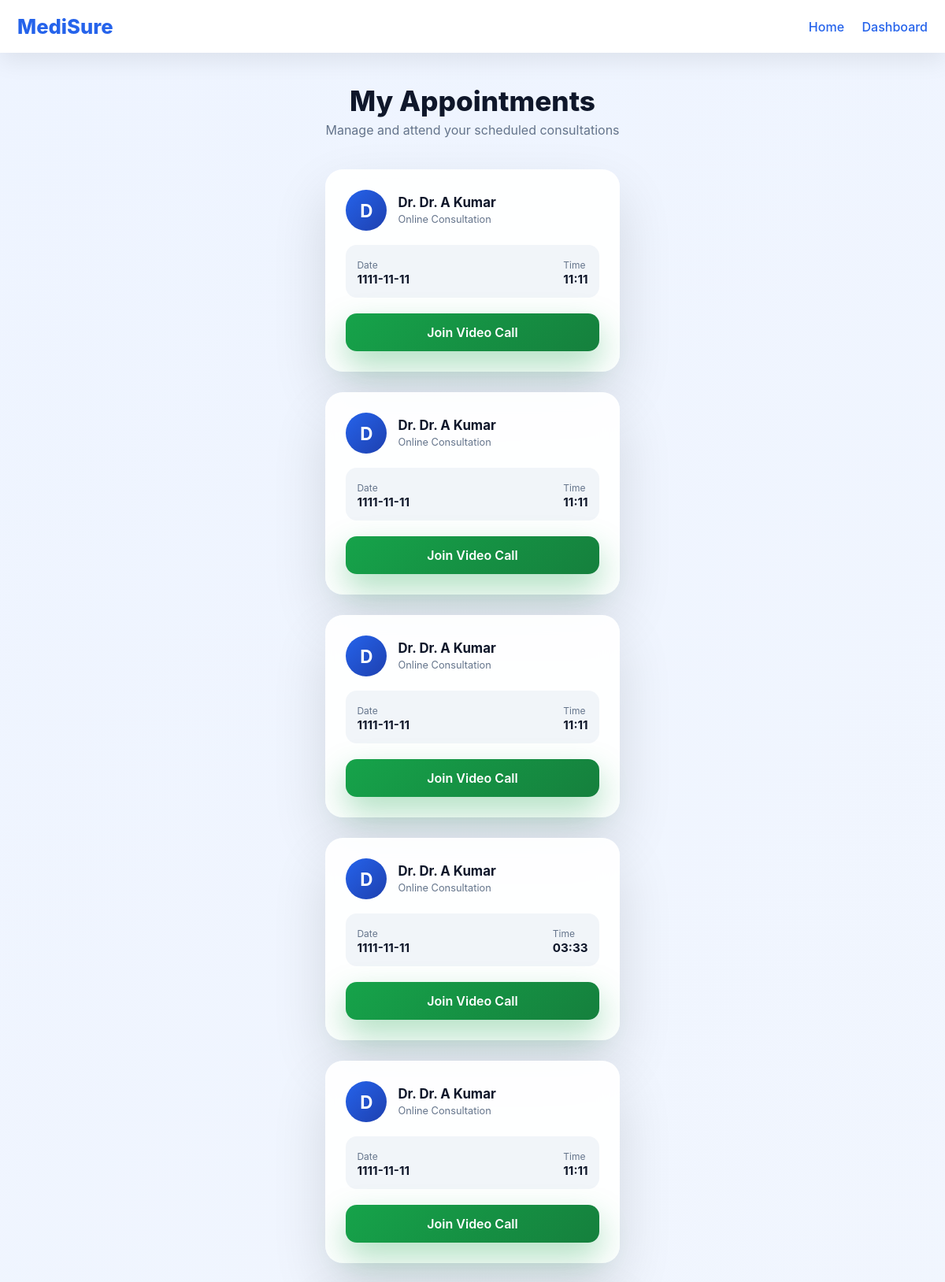
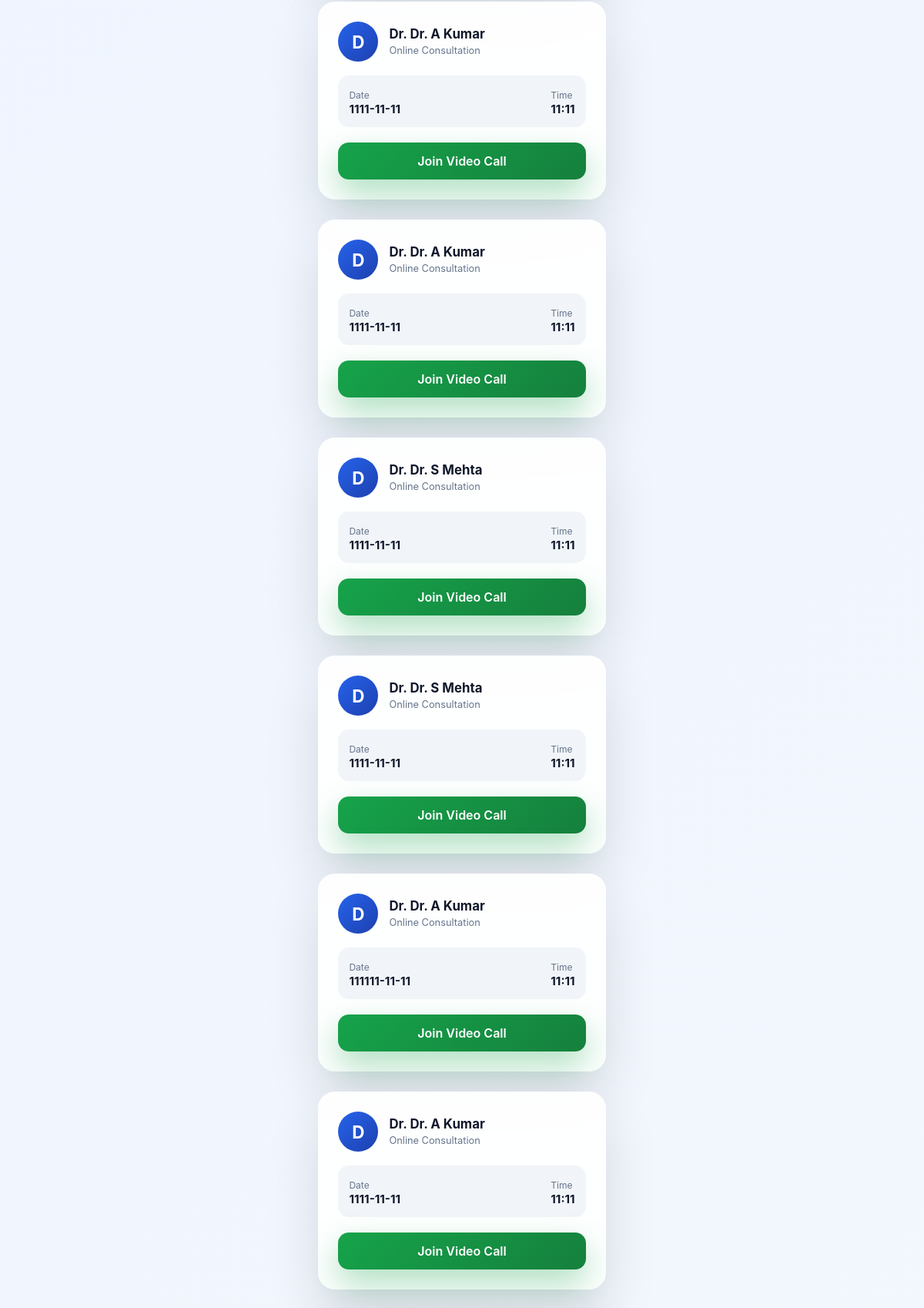
The page /my-appointments (signed in, upper part) on the database its author committed (2 pictures, top to bottom).
### tables this page shows
CREATE TABLE appointments (
    id INTEGER PRIMARY KEY AUTOINCREMENT,
    user_id INTEGER NOT NULL,
    doctor_id INTEGER NOT NULL,
    appointment_date TEXT NOT NULL,
    appointment_time TEXT NOT NULL,
    status TEXT DEFAULT 'Booked'
, zoom_link TEXT);

CREATE TABLE doctors (
    id INTEGER PRIMARY KEY AUTOINCREMENT,
    name TEXT NOT NULL,
    specialization TEXT NOT NULL,
    email TEXT NOT NULL
);

### app.py (the view)
@app.route("/my-appointments")
def my_appointments():
    if "user_id" not in session:
        return redirect("/login")
    conn = sqlite3.connect("database.db")
    cur = conn.cursor()
    cur.execute("""
        SELECT
            d.name,
            a.appointment_date,
            a.appointment_time,
            a.zoom_link
        FROM appointments a
        JOIN doctors d ON a.doctor_id = d.id
        WHERE a.user_id = ?
    """, (session["user_id"],))
    appointments = cur.fetchall()
    conn.close()
    return render_template(
        "my_appointments.html",
        appointments=appointments
    )

### templates/my_appointments.html (shortened to what this page needs)
<!DOCTYPE html>
<html lang="en">
<head>
    <link rel="stylesheet" href="/static/my_appointments.css">
</head>
<body>
<header class="header">
    <div class="header-container">
        <h1 class="logo">MediSure</h1>
        <nav>
            <a href="/home">Home</a>
            <a href="/dashboard">Dashboard</a>
        </nav>
    </div>
</header>
<main class="main">
    <div class="page-header">
        <h2>My Appointments</h2>
        <p>Manage and attend your scheduled consultations</p>
    </div>
    {% if appointments %}
    <div class="appointments-grid">
        {% for appointment in appointments %}
        <div class="appointment-card">
            <div class="doctor-section">
                <div class="avatar">
                    {{ appointment[0][0] }}
                </div>
                <div>
                    <h3>Dr. {{ appointment[0] }}</h3>
                    <span class="speciality">Online Consultation</span>
                </div>
            </div>
            <div class="details">
                <div>
                    <span>Date</span>
                    <strong>{{ appointment[1] }}</strong>
                </div>
                <div>
                    <span>Time</span>
                    <strong>{{ appointment[2] }}</strong>
                </div>
            </div>
            <div class="actions">
                <a href="{{ appointment[3] }}" target="_blank" class="join-btn">
                    Join Video Call
                </a>
            </div>
        </div>
        {% endfor %}
    </div>
    {% else %}
        <div class="empty-state">
            <h3>No Appointments Found</h3>
            <p>You currently have no scheduled consultations.</p>
            <a href="/consult-doctor" class="book-btn">Book Appointment</a>
        </div>
    {% endif %}
</main>
</body>
</html>

### static/my_appointments.css (style rules this page uses)
* { margin: 0; padding: 0; box-sizing: border-box; font-family: "Inter", "Segoe UI", sans-serif; }
body { background: linear-gradient(135deg, #eef4ff, #f8fafc); color: #0f172a; min-height: 100vh; display: flex; flex-direction: column; }
.header { background: white; box-shadow: 0 10px 30px rgba(0,0,0,0.08); }
.header-container { max-width: 1200px; margin: auto; padding: 18px 22px; display: flex; justify-content: space-between; align-items: center; }
.logo { font-size: 1.6rem; font-weight: 800; color: #2563eb; }
nav a { margin-left: 18px; text-decoration: none; color: #2563eb; font-weight: 500; }
.main { flex: 1; padding: 40px 20px; max-width: 1200px; margin: auto; }
.page-header { text-align: center; margin-bottom: 40px; }
.page-header h2 { font-size: 2.2rem; font-weight: 800; }
.page-header p { color: #64748b; margin-top: 6px; }
.appointments-grid { display: grid; grid-template-columns: repeat(auto-fit, minmax(300px, 1fr)); gap: 26px; }
.appointment-card { background: rgba(255,255,255,0.92); backdrop-filter: blur(12px); border-radius: 22px; padding: 26px; box-shadow: 0 30px 70px rgba(0,0,0,0.12); transition: transform 0.25s ease; }
.doctor-section { display: flex; align-items: center; margin-bottom: 18px; }
.avatar { width: 52px; height: 52px; border-radius: 50%; background: linear-gradient(135deg, #2563eb, #1e40af); color: white; font-size: 1.4rem; font-weight: 700; display: flex; align-items: center; justify-content: center; margin-right: 14px; }
.doctor-section h3 { font-size: 1.05rem; }
.speciality { font-size: 0.8rem; color: #64748b; }
.details { display: flex; justify-content: space-between; background: #f1f5f9; padding: 14px; border-radius: 14px; margin-bottom: 20px; }
.details span { font-size: 0.75rem; color: #64748b; }
.details strong { display: block; font-size: 0.95rem; }
.join-btn { display: block; width: 100%; text-align: center; padding: 14px; background: linear-gradient(135deg, #16a34a, #15803d); color: white; border-radius: 14px; text-decoration: none; font-weight: 600; box-shadow: 0 18px 40px rgba(22,163,74,0.35); }

### rows shown on the page
appointments: name "D", name "Dr. A Kumar", appointment_date "1111-11-11", appointment_time "11:11"
appointments: name "D", name "Dr. A Kumar", appointment_date "1111-11-11", appointment_time "11:11"
appointments: name "D", name "Dr. A Kumar", appointment_date "1111-11-11", appointment_time "11:11"
appointments: name "D", name "Dr. A Kumar", appointment_date "1111-11-11", appointment_time "03:33"
appointments: name "D", name "Dr. A Kumar", appointment_date "1111-11-11", appointment_time "11:11"
appointments: name "D", name "Dr. A Kumar", appointment_date "1111-11-11", appointment_time "11:11"
appointments: name "D", name "Dr. A Kumar", appointment_date "1111-11-11", appointment_time "11:11"
appointments: name "D", name "Dr. S Mehta", appointment_date "1111-11-11", appointment_time "11:11"
appointments: name "D", name "Dr. S Mehta", appointment_date "1111-11-11", appointment_time "11:11"
appointments: name "D", name "Dr. A Kumar", appointment_date "111111-11-11", appointment_time "11:11"
appointments: name "D", name "Dr. A Kumar", appointment_date "1111-11-11", appointment_time "11:11"
